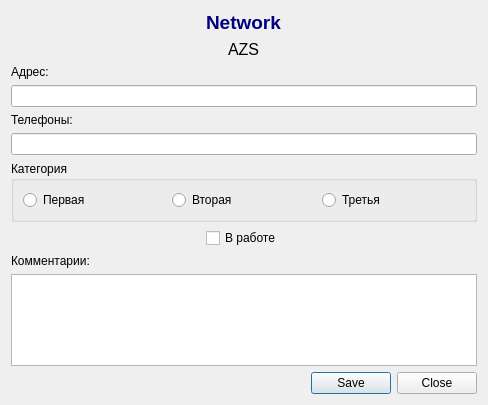
<?xml version="1.0" encoding="UTF-8"?>
<ui version="4.0">
 <class>EditTitleObjectDialog</class>
 <widget class="QDialog" name="EditTitleObjectDialog">
  <property name="geometry">
   <rect>
    <x>0</x>
    <y>0</y>
    <width>488</width>
    <height>405</height>
   </rect>
  </property>
  <property name="windowTitle">
   <string>Dialog</string>
  </property>
  <layout class="QGridLayout" name="gridLayout_2">
   <item row="1" column="0">
    <widget class="QDialogButtonBox" name="buttonBox">
     <property name="standardButtons">
      <set>QDialogButtonBox::Close|QDialogButtonBox::Save</set>
     </property>
    </widget>
   </item>
   <item row="0" column="0">
    <layout class="QGridLayout" name="gridLayout">
     <item row="7" column="0" alignment="Qt::AlignHCenter">
      <widget class="QCheckBox" name="checkBoxIIsActive">
       <property name="text">
        <string>В работе</string>
       </property>
      </widget>
     </item>
     <item row="8" column="0">
      <widget class="QLabel" name="label_3">
       <property name="text">
        <string>Комментарии:</string>
       </property>
      </widget>
     </item>
     <item row="0" column="0" alignment="Qt::AlignHCenter">
      <widget class="QLabel" name="labelNetwork">
       <property name="font">
        <font>
         <pointsize>14</pointsize>
         <bold>true</bold>
        </font>
       </property>
       <property name="styleSheet">
        <string notr="true">color: rgb(0, 0, 127);</string>
       </property>
       <property name="text">
        <string>Network</string>
       </property>
      </widget>
     </item>
     <item row="2" column="0">
      <widget class="QLabel" name="label">
       <property name="text">
        <string>Адрес:</string>
       </property>
      </widget>
     </item>
     <item row="5" column="0">
      <widget class="QLineEdit" name="lineEditPhone">
       <property name="maxLength">
        <number>100</number>
       </property>
      </widget>
     </item>
     <item row="1" column="0" alignment="Qt::AlignHCenter">
      <widget class="QLabel" name="labelAZS">
       <property name="font">
        <font>
         <pointsize>12</pointsize>
        </font>
       </property>
       <property name="text">
        <string>AZS</string>
       </property>
      </widget>
     </item>
     <item row="6" column="0">
      <widget class="QGroupBox" name="groupBox">
       <property name="title">
        <string>Категория</string>
       </property>
       <layout class="QHBoxLayout" name="horizontalLayout">
        <item>
         <widget class="QRadioButton" name="radioButton_1">
          <property name="text">
           <string>Первая</string>
          </property>
         </widget>
        </item>
        <item>
         <widget class="QRadioButton" name="radioButton_2">
          <property name="text">
           <string>Вторая</string>
          </property>
         </widget>
        </item>
        <item>
         <widget class="QRadioButton" name="radioButton_3">
          <property name="text">
           <string>Третья</string>
          </property>
         </widget>
        </item>
       </layout>
      </widget>
     </item>
     <item row="4" column="0">
      <widget class="QLabel" name="label_2">
       <property name="text">
        <string>Телефоны:</string>
       </property>
      </widget>
     </item>
     <item row="3" column="0">
      <widget class="QLineEdit" name="lineEditAdres">
       <property name="maxLength">
        <number>250</number>
       </property>
      </widget>
     </item>
     <item row="9" column="0">
      <widget class="QPlainTextEdit" name="plainTextEditComments"/>
     </item>
    </layout>
   </item>
  </layout>
 </widget>
 <resources/>
 <connections/>
</ui>
